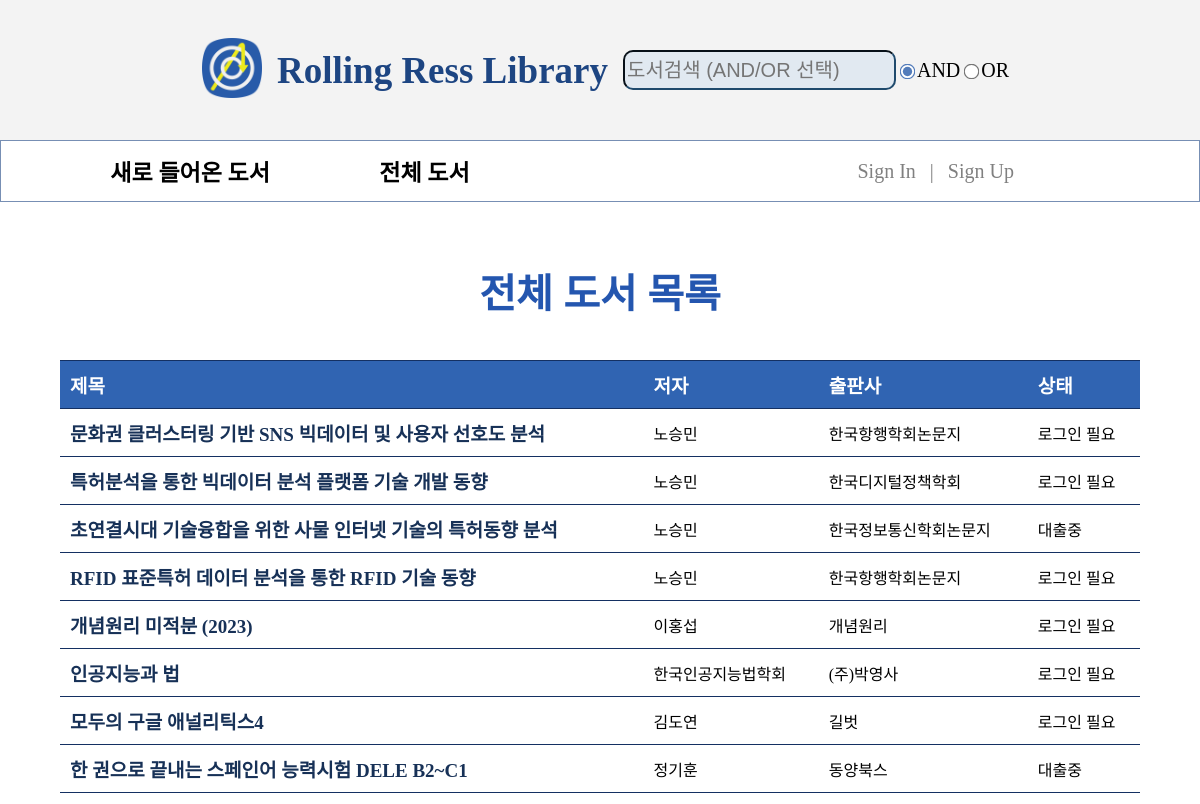
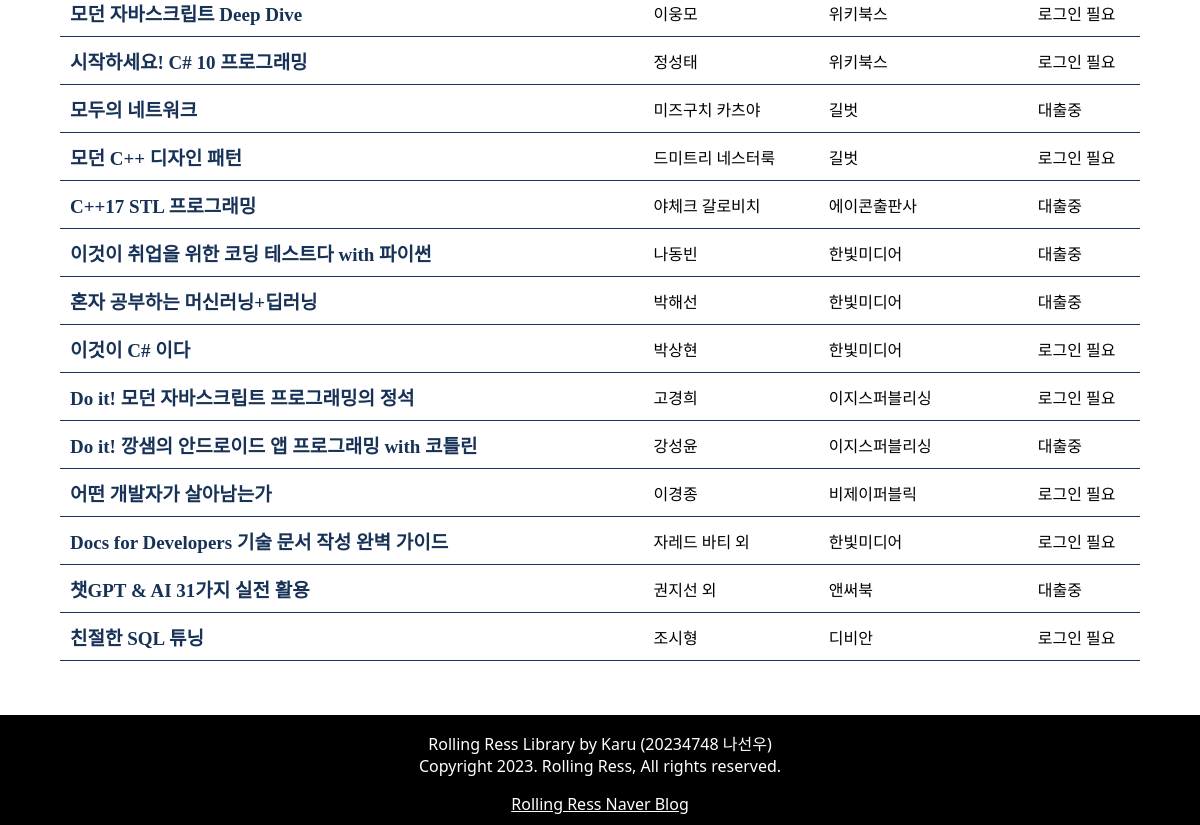
The app's page /books/all.php, older data (2 pictures, top to bottom).
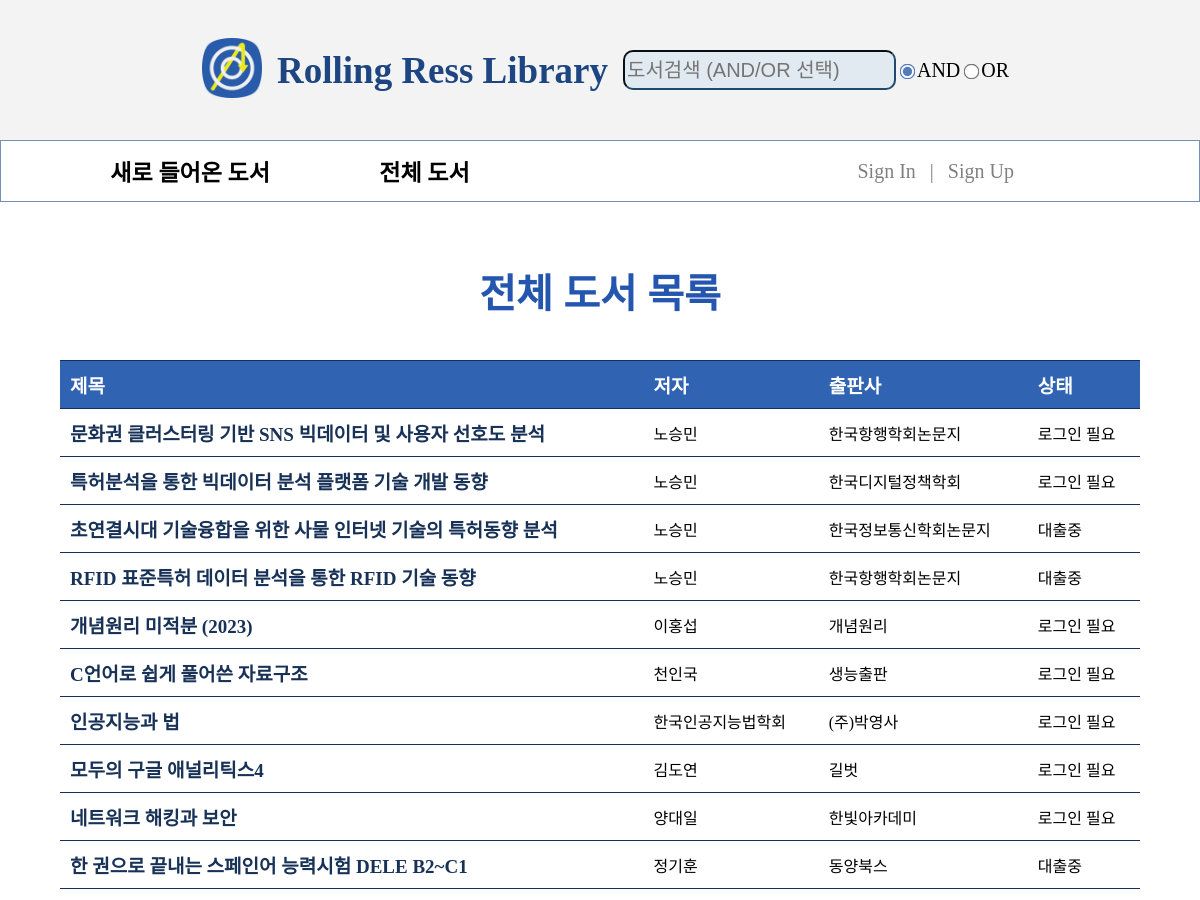
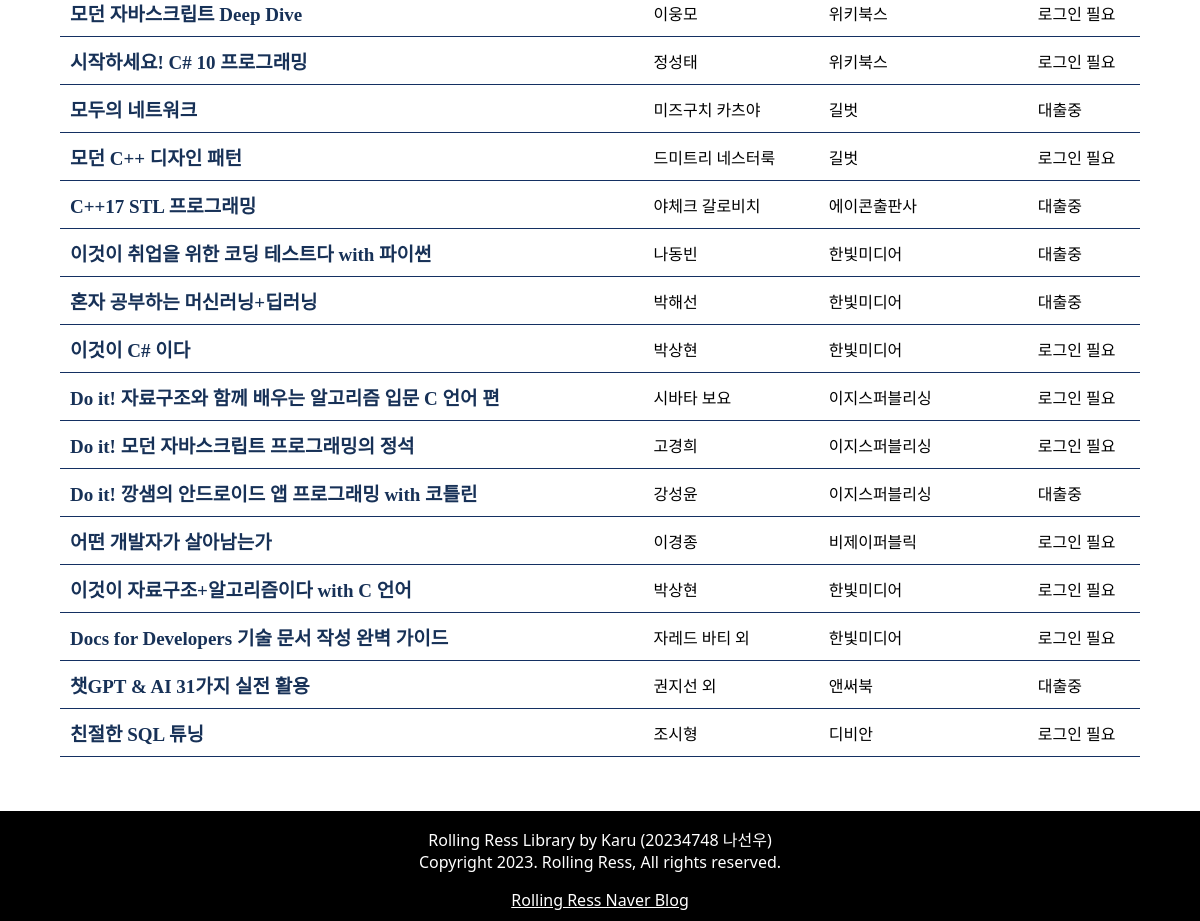
The same page, newer data (2 pictures, top to bottom).
### tables this page shows
CREATE TABLE `bookinfo` (
  `isbn` bigint NOT NULL,
  `title` varchar(80) NOT NULL,
  `author` varchar(45) NOT NULL,
  `publisher` varchar(45) NOT NULL,
  `takenby` varchar(45) DEFAULT NULL,
  `uploaded` date DEFAULT NULL,
  PRIMARY KEY (`isbn`)
);

### books/all.php (the view, shortened to what this page needs)
<?php
    include '../db/connect.php';
    $stmt = $connect->prepare("SELECT * FROM bookinfo");
    $stmt->execute();
    $result = $stmt->get_result();
    $is_admin = ($_COOKIE['userlevel'] ?? "") === 'admin';
?>
<!DOCTYPE html>
<html lang="ko">
<head>
    <link rel="stylesheet" href="/styles/pages/listall.css">
    <link rel="stylesheet" href="/styles/form.css">
    <link rel="stylesheet" href="/styles/attribute.css">
    <link rel="stylesheet" href="/styles/part/header.css">
    <link rel="stylesheet" href="/styles/part/nav.css">
    <link rel="stylesheet" href="/styles/part/footer.css">
</head>
<body>
    <div id="wrap">
        <header include-html="/htmls/header.html"></header>
        <nav include-html="/htmls/nav.html"></nav>
        <article>
            <h1>전체 도서 목록</h1>
            <table cellspacing="0" cellpadding="5">
                <tr>
                    <th>제목</th>
                    <th>저자</th>
                    <th>출판사</th>
                    <th>상태</th>
                </tr>
                <?php while ($row = $result->fetch_array()): ?>
                    <tr>
                    <td>
                        <?php if ($is_admin): ?>
                            <a href='/manage/about.php?isbn=<? echo $row['isbn'] ?>'>
                        <?php else: ?>
                            <a href='/books/about.php?isbn=<? echo $row['isbn'] ?>'>
                        <?php endif; ?>
                        <span class='book_title'><? echo $row['title'] ?></span>
                        </a>
                    </td>
                    <td><? echo $row['author'] ?></td>
                    <td><? echo $row['publisher'] ?></td>
                    <?php if (empty($row['takenby'])): ?>
                        <?php if (isset($_COOKIE['userlevel'])): ?>
                            <td class="available">이용 가능</td>
                        <? else: ?>
                            <td>로그인 필요</td>
                        <? endif; ?>
                    <? else: ?>
                        <td>대출중</td>
                    <? endif ?>
                    </tr>
            <? endwhile ?>
            </table>
            <br><br><br>
    </div>
    <footer include-html="/htmls/footer.html"></footer>
</body>
</html>

### styles/pages/listall.css (style rules this page uses)
html, body { padding: 0; margin: 0; }
h1 { font-size: 30px; text-align: center; color: #1D4582; margin-top: 20px; }
article, form { display: flex; flex-direction: column; }
table { align-self: center; border: #143062; border-collapse: collapse; border-top: 1px solid #143062; }
th, td { padding: 10px; border-bottom: 1px solid #143062; }
th { font-size: 19px; text-decoration: none; color: white; background-color:#3064b2; text-align: left; padding-left: 10px; }
.book_title { font-size: 19px; color: #173157; font-weight: bold; }
table:not(#myBooks > table) { width: 90%; }
td > a[href] { text-decoration: none; }

### styles/form.css (style rules this page uses)
article { overflow: auto; }
h1 { color: #144AA9EE; font-family: 'Segoe UI', Tahoma, Verdana, sans-serif; text-align: center; margin-bottom: 40px; font-size: 40px; margin-top: 60px; }

### styles/part/header.css (style rules this page uses)
header { display: flex; flex-direction: row; flex-wrap: nowrap; justify-content:center; align-items: center; align-content: space-between; height: 140px; width: 100%; background-color: #55555511; }

### styles/part/nav.css (style rules this page uses)
nav { display: flex; flex-direction: row; flex-wrap: nowrap; align-items: center; align-content: space-between; justify-content: space-evenly; height: 60px; border: 1px solid #1D458299; }

### styles/part/footer.css (style rules this page uses)
body { min-height: 100vh; margin: 0; position: relative; }
body::after { content: ''; display: block; height: 110px; }
footer { position: absolute; bottom: 0; width: 100%; height: 110px; background-color: black; }

Row changes from the older to the newer data that the page shows:
changed bookinfo "RFID 표준특허 데이터 분석을 통한 RFID 기술 동향": takenby "로그인 필요" → "대출중"
added bookinfo: title "C언어로 쉽게 풀어쓴 자료구조", author "천인국", publisher "생능출판", shows "로그인 필요"
added bookinfo: title "네트워크 해킹과 보안", author "양대일", publisher "한빛아카데미", shows "로그인 필요"
added bookinfo: title "Do it! 자료구조와 함께 배우는 알고리즘 입문 C 언어 편", author "시바타 보요", publisher "이지스퍼블리싱", shows "로그인 필요"
added bookinfo: title "이것이 자료구조+알고리즘이다 with C 언어", author "박상현", publisher "한빛미디어", shows "로그인 필요"
